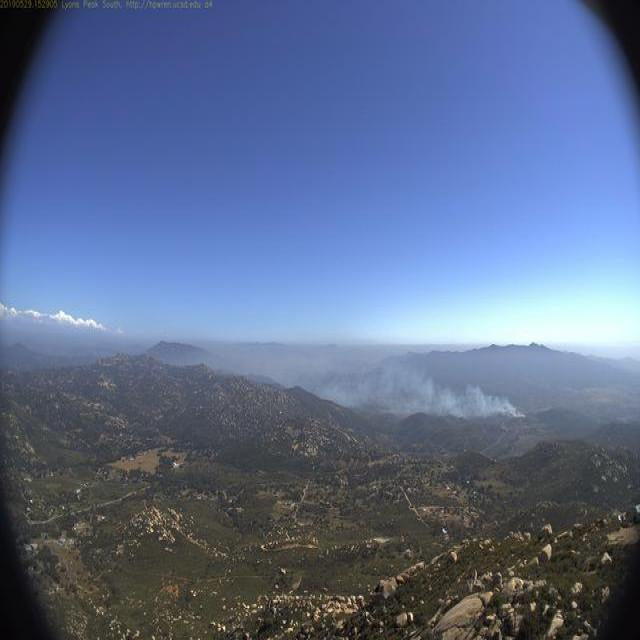
#> input picture data/test/images/ck0kcoc8ik6ni0848clxs0vif_jpeg_jpg.rf.da353047731e3fa83734706c66670e05.jpg, 640 x 640 px, given as the content of the folder 848clxs0vif_jpeg_jpg.rf.da353047731e3fa83734706c66670e05.jpg, which was not available
$ python -i preprocessing.py   (imports and definitions only)
#> lines starting #> are read from the running program, lines starting #| are printed output that depends on the picture; pictures that were not available may be replaced by others from this repository, and a replacement may not be noted
#> in process_input_images, image_object is the input picture: shape (640, 640, 3); mean B, G, R 141.6, 108.2, 91.9
import cv2
import os
from src.smoke_detection.utils.commons import read_yaml
from src.smoke_detection import logger

from smoke_detection.constants import (
    DATASET_YAML_PATH,
    DATASET_PATH,
    PROCESSED_DATASET_PATH,
)


def equalize_brightness_hsv(image):
    hsv = cv2.cvtColor(image, cv2.COLOR_BGR2HSV)
#> hsv: shape (640, 640, 3); mean H, S, V 33.7, 88.6, 145.2

    h, s, v = cv2.split(hsv)
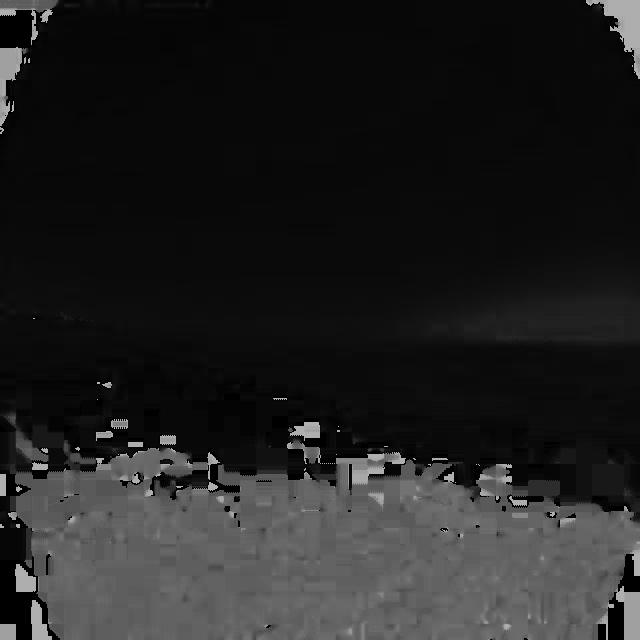
#> h: shape (640, 640); min 0, max 179, mean 33.7
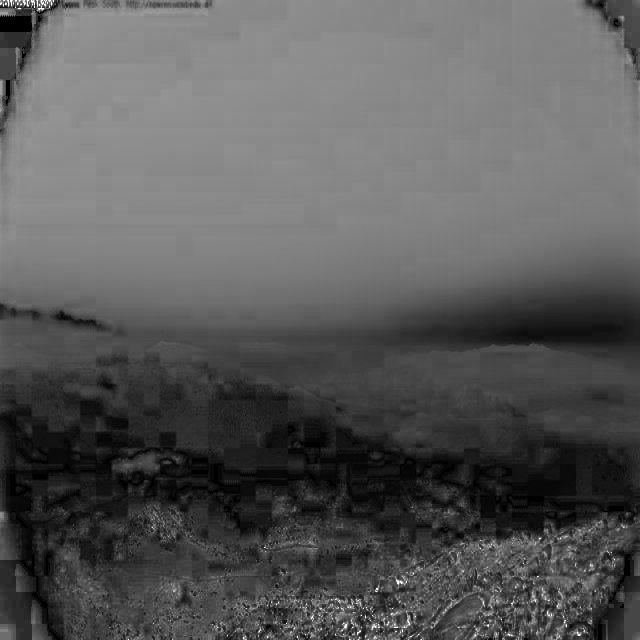
#> s: shape (640, 640); min 0, max 255, mean 88.6
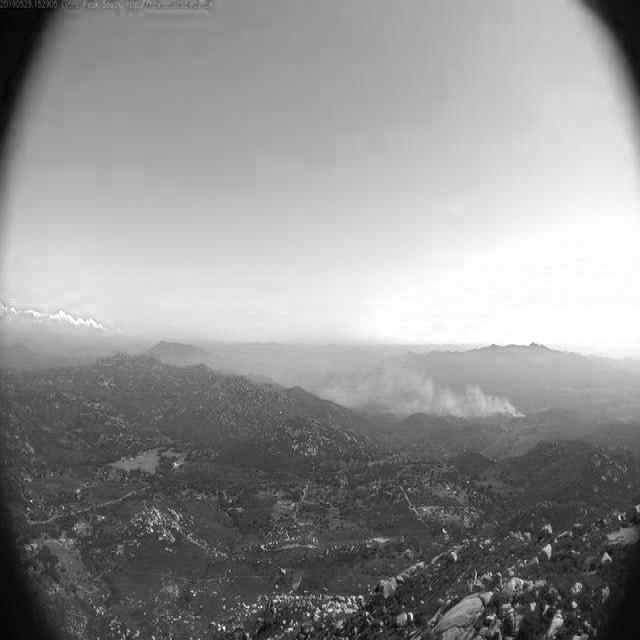
#> v: shape (640, 640); min 2, max 255, mean 145.2

    # CLAHE significa "Contrast Limited Adaptive Histogram Equalization"
    # Processa o contraste das imagens realizando uma equalização
    # Deixa áreas escuras mais claras e áreas muito claras mais escuras
    clahe = cv2.createCLAHE(clipLimit=2.0, tileGridSize=(8, 8))

    # Aplicamos a equalização apenas no canal Value mantendo
    # a cor e a saturação
    v_eq = clahe.apply(v)
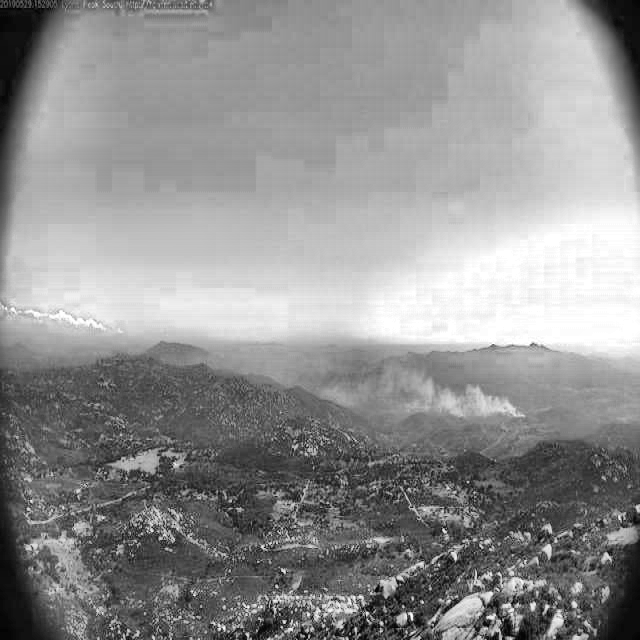
#> v_eq: shape (640, 640); min 1, max 255, mean 145

    hsv_eq = cv2.merge((h, s, v_eq))
#> hsv_eq: shape (640, 640, 3); mean H, S, V 33.7, 88.6, 145
    img = cv2.cvtColor(hsv_eq, cv2.COLOR_HSV2RGB)
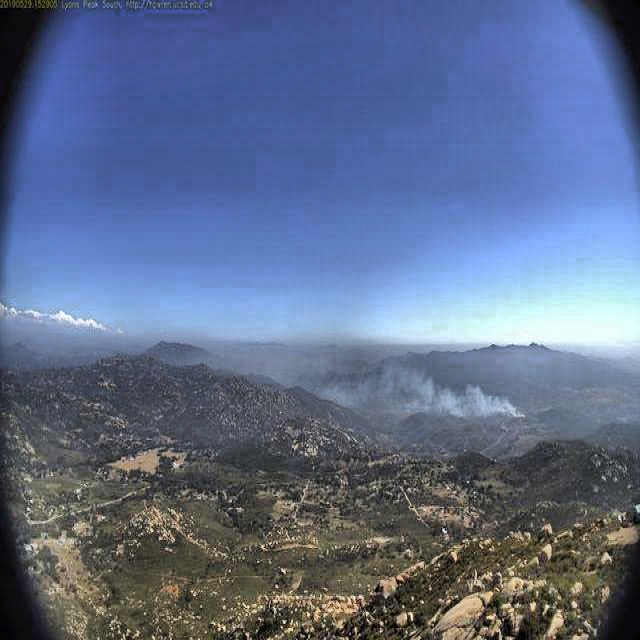
#> img: shape (640, 640, 3); mean B, G, R 140, 108.9, 94.2

    return img


def process_input_images(path_file_value):
    processed = os.path.join(PROCESSED_DATASET_PATH, path_file_value)
    image_files = [
        f
        for f in os.listdir(os.path.join(DATASET_PATH, path_file_value))
        if f.endswith((".jpg"))
    ]

    os.makedirs(processed, exist_ok=True)
    for image_name in image_files:
        image = os.path.join(DATASET_PATH, path_file_value, image_name)
        image_object = cv2.imread(image)
        normalized = equalize_brightness_hsv(
            cv2.cvtColor(image_object, cv2.COLOR_BGR2RGB)
        )

        cv2.imwrite(os.path.join(processed, image), normalized)


def process_data():
    path_file = read_yaml(DATASET_YAML_PATH)

    process_input_images(path_file["train"])
    process_input_images(path_file["val"])

    logger.info("Imagens processadas com sucesso.")
    return True

>>> result = process_input_images('../../../data/test/images/ck0kcoc8ik6ni0848clxs0vif_jpeg_jpg.rf.da353047731e3fa83734706c66670e05.jpg')

$ run again, on data/test/images/ck0kfjen48qhj0701wjkosmel_jpeg_jpg.rf.d7d6f538a70da538cc6db450b8538dfd.jpg
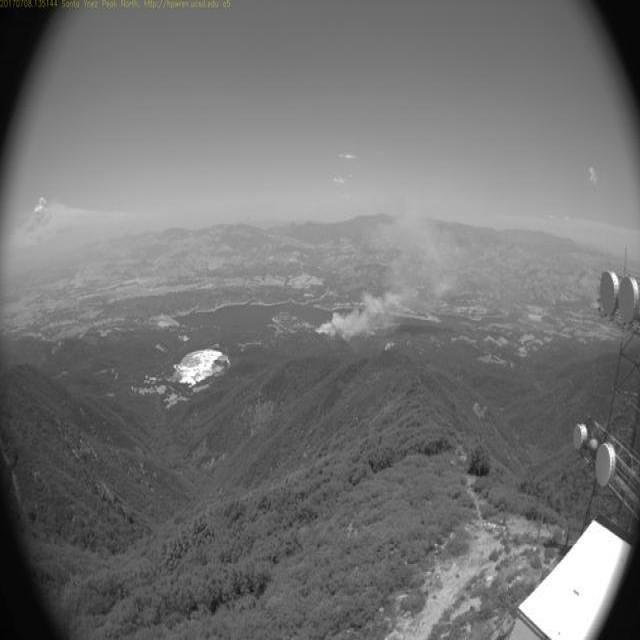
#> input picture data/test/images/ck0kfjen48qhj0701wjkosmel_jpeg_jpg.rf.d7d6f538a70da538cc6db450b8538dfd.jpg, 640 x 640 px, given as the content of the folder 701wjkosmel_jpeg_jpg.rf.d7d6f538a70da538cc6db450b8538dfd.jpg, which was not available
#> in process_input_images, image_object is the input picture: shape (640, 640, 3); mean B, G, R 114.5, 114.6, 114.6
#> hsv: shape (640, 640, 3); mean H, S, V 0.7, 0.4, 114.6
#> in equalize_brightness_hsv, `h, s, v = cv2.split(hsv)`:
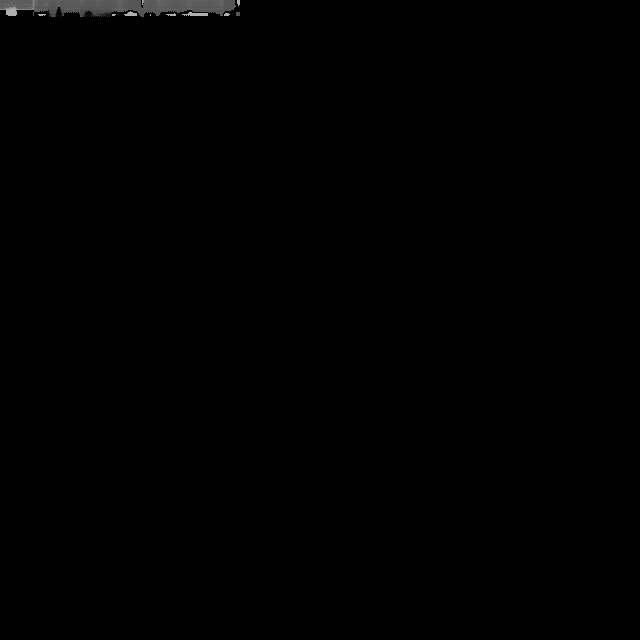
#> h: shape (640, 640); min 0, max 176, mean 0.7
#> in equalize_brightness_hsv, `v_eq = clahe.apply(v)`:
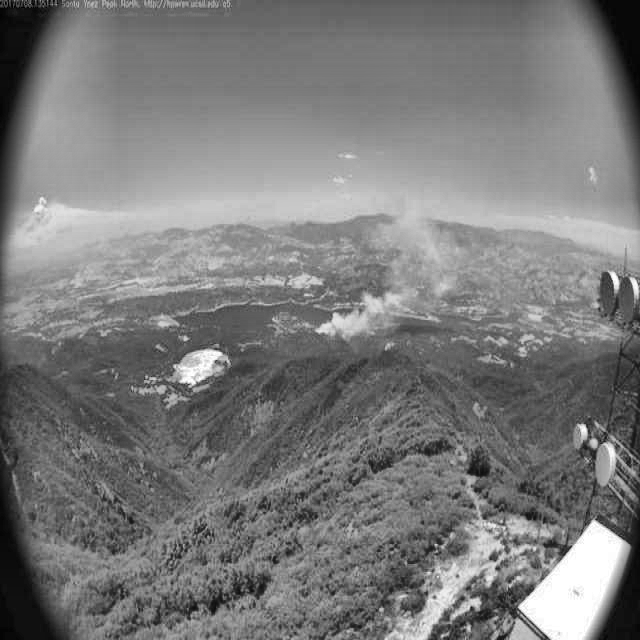
#> v_eq: shape (640, 640); min 1, max 255, mean 122.6
#> hsv_eq: shape (640, 640, 3); mean H, S, V 0.7, 0.4, 122.6

$ run again, on data/test/images/ck0khu2xz94nj070165dkfirk_jpeg_jpg.rf.b11d166e3b633bc0f22ec98a2c73fa3b.jpg
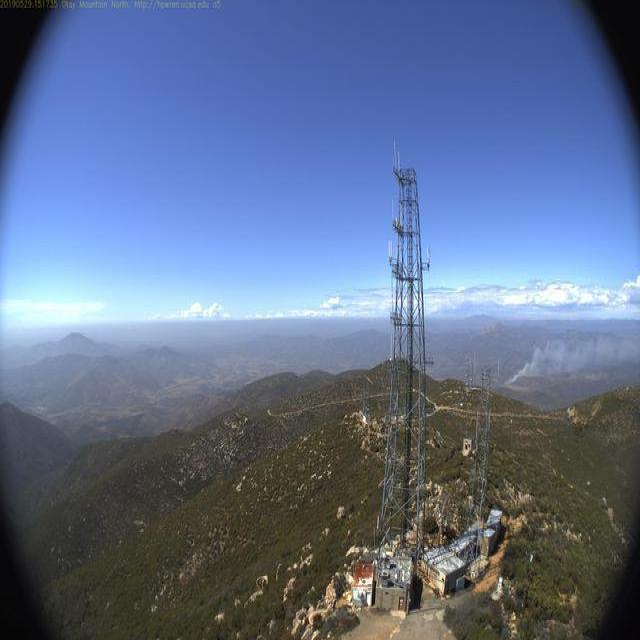
#> input picture data/test/images/ck0khu2xz94nj070165dkfirk_jpeg_jpg.rf.b11d166e3b633bc0f22ec98a2c73fa3b.jpg, 640 x 640 px, given as the content of the folder 70165dkfirk_jpeg_jpg.rf.b11d166e3b633bc0f22ec98a2c73fa3b.jpg, which was not available
#> in process_input_images, image_object is the input picture: shape (640, 640, 3); mean B, G, R 142.5, 111.8, 95.9
#> hsv: shape (640, 640, 3); mean H, S, V 40.6, 92.7, 149.1
#> in equalize_brightness_hsv, `v_eq = clahe.apply(v)`:
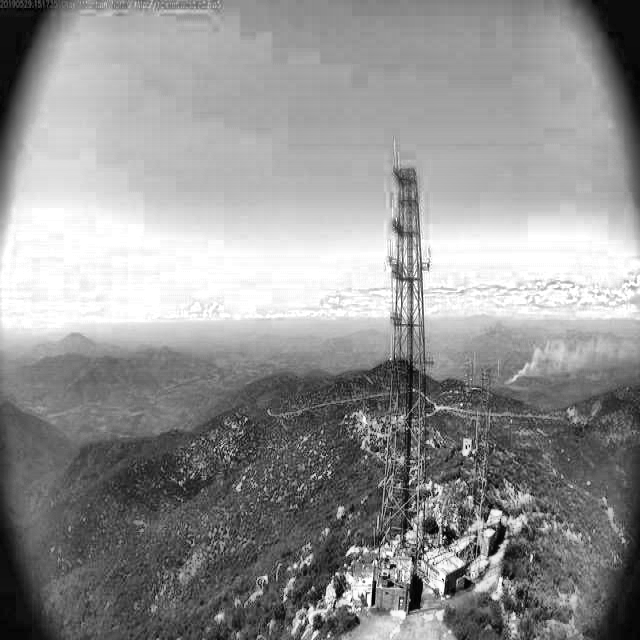
#> v_eq: shape (640, 640); min 1, max 255, mean 146.3
#> hsv_eq: shape (640, 640, 3); mean H, S, V 40.6, 92.7, 146.3
#> in equalize_brightness_hsv, `img = cv2.cvtColor(hsv_eq, cv2.COLOR_HSV2RGB)`:
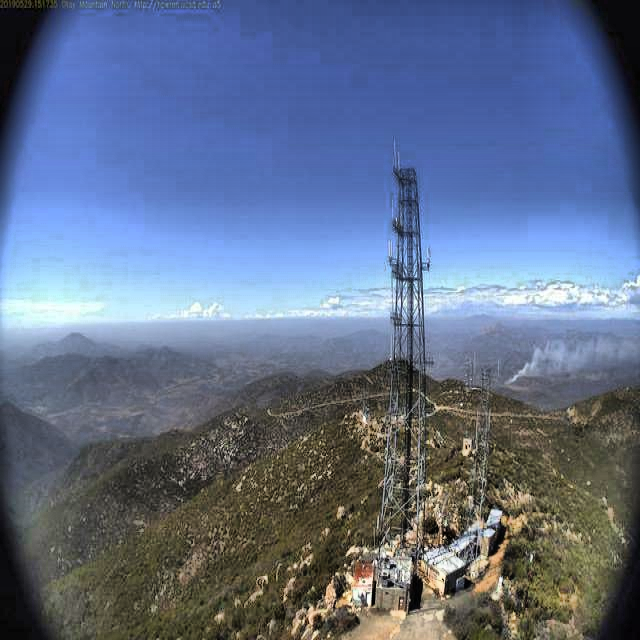
#> img: shape (640, 640, 3); mean B, G, R 138.2, 110.9, 96.7
